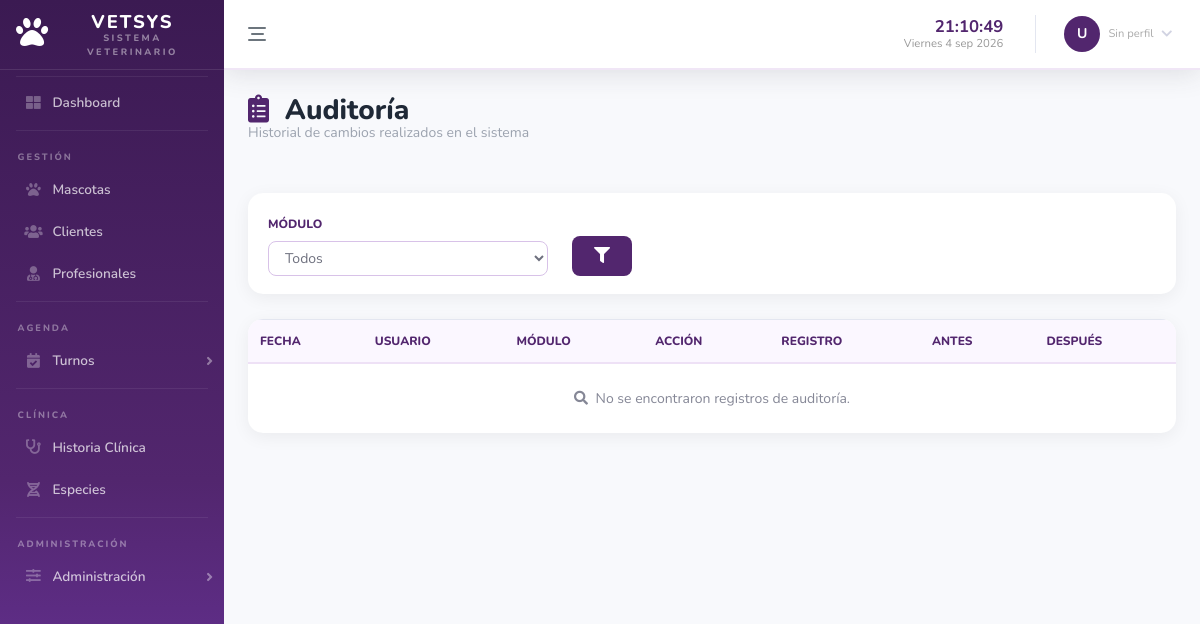
/modules/audit/index.php, run on an earlier commit of the app's database.
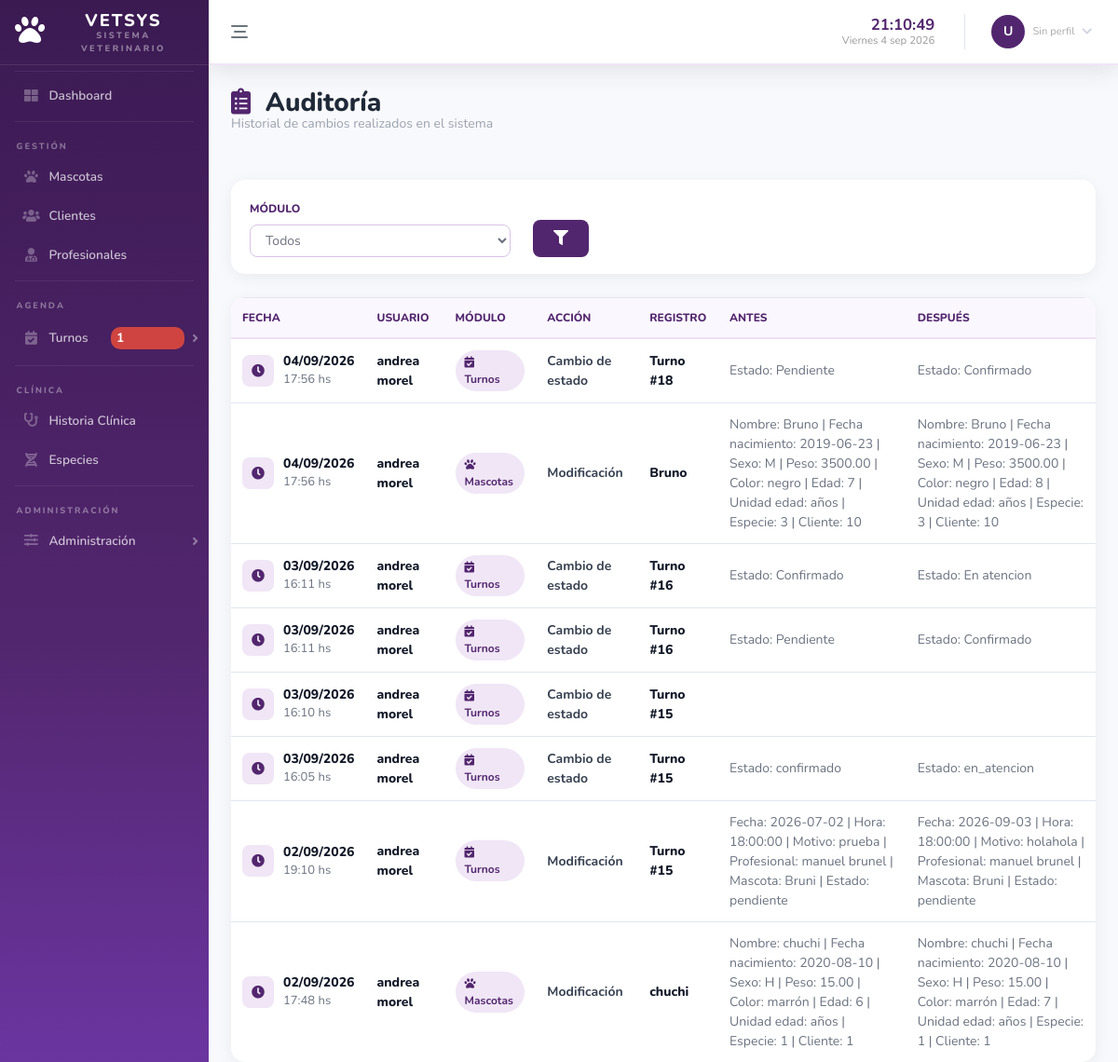
And on a later commit of the database.
### tables this page shows
CREATE TABLE `auditoria` (
  `id_auditoria` int NOT NULL AUTO_INCREMENT,
  `id_usuario` int NOT NULL,
  `modulo` varchar(50) NOT NULL,
  `accion` varchar(30) NOT NULL,
  `id_registro` int NOT NULL,
  `datos_anteriores` text,
  `datos_nuevos` text,
  `fecha` datetime DEFAULT CURRENT_TIMESTAMP,
  PRIMARY KEY (`id_auditoria`)
);

CREATE TABLE `mascota` (
  `id_mascota` int NOT NULL AUTO_INCREMENT,
  `id_especie` int NOT NULL,
  `id_cliente` int NOT NULL,
  `fecha_nacimiento` date DEFAULT NULL,
  `edad` int DEFAULT NULL,
  `unidad_edad` enum('dias','meses','años') DEFAULT NULL,
  `color` varchar(50) DEFAULT NULL,
  `nombre_mascota` varchar(100) NOT NULL,
  `peso` decimal(6,2) DEFAULT NULL,
  `sexo` varchar(20) DEFAULT NULL,
  `activo` tinyint DEFAULT '1',
  PRIMARY KEY (`id_mascota`),
  KEY `id_especie` (`id_especie`),
  KEY `id_cliente` (`id_cliente`),
  CONSTRAINT `mascota_ibfk_1` FOREIGN KEY (`id_especie`) REFERENCES `especie` (`id_especie`),
  CONSTRAINT `mascota_ibfk_2` FOREIGN KEY (`id_cliente`) REFERENCES `cliente` (`id_cliente`)
);

### modules/audit/index.php (the view, shortened to what the rows shown need)
<?php
require_once '../../app/menu.php';
$where = "";
$sql = "SELECT
            a.*,
            CONCAT(u.nombre, ' ', u.apellido) AS nombre_usuario,
            m.nombre_mascota
        FROM auditoria a
        INNER JOIN usuario u
            ON a.id_usuario = u.id_usuario
        LEFT JOIN mascota m
            ON a.modulo = 'Mascotas'
            AND a.id_registro = m.id_mascota
        $where
        ORDER BY a.fecha DESC";
$resultado = mysqli_query($conexion, $sql);
?>
<!DOCTYPE html>
<html lang="es">
<head>
    <link href="../../vendor/fontawesome-free/css/all.min.css" rel="stylesheet">
    <link href="../../css/sb-admin-2.min.css" rel="stylesheet">
    <link href="/SoftwareVet/css/index_style.css" rel="stylesheet">
</head>
<body>
<div class="container-fluid">
    <div class="d-flex justify-content-between align-items-center flex-wrap mb-4">
        <div>
            <h1 class="h3 page-title">
                <i class="fas fa-clipboard-list mr-2"></i>
                Auditoría
            </h1>
        </div>
    </div>
    <div class="table-card">
        <div class="table-responsive">
            <table class="table table-hover" width="100%">
                <thead>
                    <tr>
                        <th>Fecha</th>
                        <th>Usuario</th>
                        <th>Módulo</th>
                        <th>Acción</th>
                        <th>Registro</th>
                        <th>Antes</th>
                        <th>Después</th>
                    </tr>
                </thead>
                <tbody>
                <?php if ($resultado && mysqli_num_rows($resultado) > 0): ?>
                    <?php while ($fila = mysqli_fetch_assoc($resultado)): ?>
                        <tr>
                            <td>
                                <div class="d-flex align-items-center">
                                    <span class="turno-icon">
                                        <i class="fas fa-clock"></i>
                                    </span>
                                    <div>
                                        <div class="turno-date">
                                            <?= date('d/m/Y', strtotime($fila['fecha'])) ?>
                                        </div>
                                        <div class="turno-hour">
                                            <?= date('H:i', strtotime($fila['fecha'])) ?> hs
                                        </div>
                                    </div>
                                </div>
                            </td>
                            <td>
                                <div class="user-name">
                                    <?= htmlspecialchars($fila['nombre_usuario']) ?>
                                </div>
                            </td>
                            <td>
                                <span class="badge-total">
                                    <?php if ($fila['modulo'] == 'Mascotas'): ?>
                                        <i class="fas fa-paw mr-1"></i>
                                    <?php elseif ($fila['modulo'] == 'Turnos'): ?>
                                        <i class="fas fa-calendar-check mr-1"></i>
                                    <?php endif; ?>
                                    <?= htmlspecialchars($fila['modulo']) ?>
                                </span>
                            </td>
                            <td>
                                <strong>
                                    <?= htmlspecialchars($fila['accion']) ?>
                                </strong>
                            </td>
                            <td>
                                <?php if ($fila['modulo'] == 'Mascotas'): ?>
                                    <div class="pet-name">
                                        <?= htmlspecialchars($fila['nombre_mascota']) ?>
                                    </div>
                                <?php else: ?>
                                    <div class="dato-valor">
                                        Turno #<?= htmlspecialchars($fila['id_registro']) ?>
                                    </div>
                                <?php endif; ?>
                            </td>
                            <td class="dato-muted">
                                <?= htmlspecialchars($fila['datos_anteriores']) ?>
                            </td>
                            <td class="dato-muted">
                                <?= htmlspecialchars($fila['datos_nuevos']) ?>
                            </td>
                        </tr>
                    <?php endwhile; ?>
                <?php endif; ?>
                </tbody>
            </table>
        </div>
    </div>
</div>
</body>
</html>

What changed in the data, as far as the page shows it:
added auditoria: fecha "04/09/2026", fecha "17:56", nombre_usuario "andrea morel", modulo "Turnos", accion "Cambio de estado", id_registro "18", datos_anteriores "Estado: Pendiente", datos_nuevos "Estado: Confirmado"
added auditoria: fecha "04/09/2026", fecha "17:56", nombre_usuario "andrea morel", modulo "Mascotas", accion "Modificación", mascota.nombre_mascota "Bruno", datos_anteriores "Nombre: Bruno | Fecha nacimiento: 2019-06-23 | Sexo: M | Peso: 3500.00 | Color: negro | Edad: 7 | Unidad edad: años | Especie: 3 | Cliente: 10", datos_nuevos "Nombre: Bruno | Fecha nacimiento: 2019-06-23 | Sexo: M | Peso: 3500.00 | Color: negro | Edad: 8 | Unidad edad: años | Especie: 3 | Cliente: 10"
added auditoria: fecha "03/09/2026", fecha "16:11", nombre_usuario "andrea morel", modulo "Turnos", accion "Cambio de estado", id_registro "16", datos_anteriores "Estado: Confirmado", datos_nuevos "Estado: En atencion"
added auditoria: fecha "03/09/2026", fecha "16:11", nombre_usuario "andrea morel", modulo "Turnos", accion "Cambio de estado", id_registro "16", datos_anteriores "Estado: Pendiente", datos_nuevos "Estado: Confirmado"
added auditoria: fecha "03/09/2026", fecha "16:10", nombre_usuario "andrea morel", modulo "Turnos", accion "Cambio de estado", id_registro "15"
added auditoria: fecha "03/09/2026", fecha "16:05", nombre_usuario "andrea morel", modulo "Turnos", accion "Cambio de estado", id_registro "15", datos_anteriores "Estado: confirmado", datos_nuevos "Estado: en_atencion"
added auditoria: fecha "02/09/2026", fecha "19:10", nombre_usuario "andrea morel", modulo "Turnos", accion "Modificación", id_registro "15", datos_anteriores "Fecha: 2026-07-02 | Hora: 18:00:00 | Motivo: prueba | Profesional: manuel brunel | Mascota: Bruni | Estado: pendiente", datos_nuevos "Fecha: 2026-09-03 | Hora: 18:00:00 | Motivo: holahola | Profesional: manuel brunel | Mascota: Bruni | Estado: pendiente"
added auditoria: fecha "02/09/2026", fecha "17:48", nombre_usuario "andrea morel", modulo "Mascotas", accion "Modificación", mascota.nombre_mascota "chuchi", datos_anteriores "Nombre: chuchi | Fecha nacimiento: 2020-08-10 | Sexo: H | Peso: 15.00 | Color: marrón | Edad: 6 | Unidad edad: años | Especie: 1 | Cliente: 1", datos_nuevos "Nombre: chuchi | Fecha nacimiento: 2020-08-10 | Sexo: H | Peso: 15.00 | Color: marrón | Edad: 7 | Unidad edad: años | Especie: 1 | Cliente: 1"
Also different on the page:
$turnosHoyCount: (not shown) → "1"
text no longer shown: "No se encontraron registros de auditoría."
